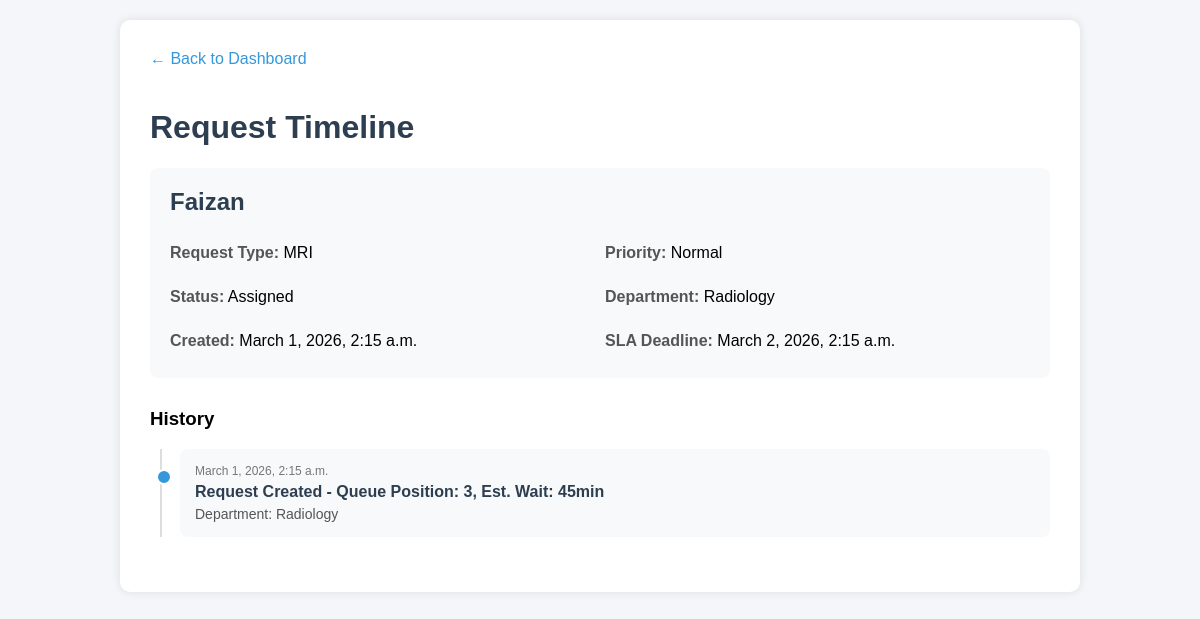
The app's page /timeline/10/ with its own data.
### core/models.py (models this page shows, shortened)
class Request(models.Model):
    STATUS_CHOICES = [
        ('Assigned', 'Assigned'),
        ('In Progress', 'In Progress'),
        ('Completed', 'Completed'),
        ('Closed', 'Closed'),
    ]
    PRIORITY_CHOICES = [
        ('Normal', 'Normal'),
        ('Emergency', 'Emergency'),
    ]
    CATEGORY_CHOICES = [
        ('Outpatient', 'Outpatient'),
        ('Inpatient', 'Inpatient'),
        ('Emergency', 'Emergency'),
        ('Follow-up', 'Follow-up'),
    ]
    patient_name = models.CharField(
        max_length=100,
        help_text="Patient full name"
    )
    request_type = models.CharField(
        max_length=100,
        help_text="Type of medical service requested"
    )
    priority = models.CharField(
        max_length=20,
        choices=PRIORITY_CHOICES,
        default='Normal',
        help_text="Request priority level"
    )
    category = models.CharField(
        max_length=20,
        choices=CATEGORY_CHOICES,
        default='Outpatient',
        help_text="Request category"
    )
    status = models.CharField(
        max_length=50,
        choices=STATUS_CHOICES,
        default='Assigned',
        help_text="Current request status"
    )
    assigned_department = models.ForeignKey(
        Department,
        on_delete=models.SET_NULL,
        null=True,
        blank=True,
        related_name='assigned_requests',
        help_text="Department handling this request"
    )
    queue_position = models.PositiveIntegerField(
        default=0,
        help_text="Position in department queue"
    )
    estimated_wait_time = models.PositiveIntegerField(
        default=0,
        help_text="Estimated wait time in minutes"
    )
    assigned_at = models.DateTimeField(
        null=True,
        blank=True,
        help_text="When request was assigned to department"
    )
    in_progress_at = models.DateTimeField(
        null=True,
        blank=True,
        help_text="When request status changed to In Progress"
    )
    completed_at = models.DateTimeField(
        null=True,
        blank=True,
        help_text="When request was completed"
    )
    sla_deadline = models.DateTimeField(
        null=True,
        blank=True,
        help_text="Service Level Agreement deadline"
    )
    is_escalated = models.BooleanField(
        default=False,
        help_text="Whether request has been escalated"
    )
    escalation_reason = models.TextField(
        blank=True,
        help_text="Reason for escalation"
    )
    notes = models.TextField(
        blank=True,
        help_text="Additional notes"
    )
    created_at = models.DateTimeField(auto_now_add=True)
    updated_at = models.DateTimeField(auto_now=True)
    class Meta:
        ordering = ['-priority', 'queue_position', '-created_at']
        indexes = [
            models.Index(fields=['status']),
            models.Index(fields=['priority']),
            models.Index(fields=['request_type']),
            models.Index(fields=['created_at']),
            models.Index(fields=['patient_name']),
            models.Index(fields=['category']),
            models.Index(fields=['queue_position']),
            models.Index(fields=['is_escalated']),
        ]
    @property
    def is_sla_breached(self):
        if self.sla_deadline and timezone.now() > self.sla_deadline:
            return True
        return False

class Department(models.Model):
    name = models.CharField(
        max_length=100,
        unique=True,
        help_text="Department name"
    )
    current_load = models.IntegerField(
        default=0,
        validators=[
            MinValueValidator(0, message="Load cannot be negative"),
        ],
        help_text="Current number of active requests"
    )
    threshold = models.IntegerField(
        default=5,
        validators=[
            MinValueValidator(1, message="Threshold must be at least 1"),
            MaxValueValidator(100, message="Threshold cannot exceed 100"),
        ],
        help_text="Maximum capacity before overload"
    )
    sla_hours = models.PositiveIntegerField(
        default=24,
        help_text="SLA target time in hours"
    )
    description = models.TextField(
        blank=True,
        default='',
        help_text="Department description"
    )
    is_active = models.BooleanField(
        default=True,
        help_text="Whether department is active"
    )
    created_at = models.DateTimeField(auto_now_add=True, null=True)
    updated_at = models.DateTimeField(auto_now=True, null=True)
    class Meta:
        ordering = ['name']
        indexes = [
            models.Index(fields=['name']),
            models.Index(fields=['is_active']),
        ]
    def __str__(self):
        return self.name

class RequestHistory(models.Model):
    request = models.ForeignKey(
        Request,
        on_delete=models.CASCADE,
        related_name='history',
        help_text="The request this history belongs to"
    )
    department = models.ForeignKey(
        Department,
        on_delete=models.SET_NULL,
        null=True,
        blank=True,
        related_name='request_history',
        help_text="Department at time of this history entry"
    )
    status = models.CharField(
        max_length=100,
        help_text="Status at this point in history"
    )
    notes = models.TextField(
        blank=True,
        help_text="Additional notes for this history entry"
    )
    timestamp = models.DateTimeField(auto_now_add=True)
    class Meta:
        ordering = ['-timestamp']
        verbose_name_plural = 'Request histories'
        indexes = [
            models.Index(fields=['request', '-timestamp']),
        ]

### core/views.py (the view)
# urls.py: path('timeline/<int:request_id>/', views.request_timeline, name='timeline'),
def request_timeline(request, request_id):
    req = get_object_or_404(Request, id=request_id)
    history = RequestHistory.objects.filter(request=req).order_by("timestamp")
    progress = get_request_progress(req)
    return render(request, "timeline.html", {
        "request_obj": req,
        "history": history,
        "progress": progress,
    })

### core/templates/timeline.html (shortened to what this page needs)
<!DOCTYPE html>
<html>
<head>
</head>
<body>
<div class="container">
    <a href="/" class="back-link">&larr; Back to Dashboard</a>
    <h1>Request Timeline</h1>
    <div class="request-info">
        <h2>{{ request_obj.patient_name }}</h2>
        <div class="info-grid">
            <div class="info-item">
                <span class="info-label">Request Type:</span> {{ request_obj.request_type }}
            </div>
            <div class="info-item">
                <span class="info-label">Priority:</span> {{ request_obj.priority }}
            </div>
            <div class="info-item">
                <span class="info-label">Status:</span> {{ request_obj.status }}
            </div>
            <div class="info-item">
                <span class="info-label">Department:</span> {{ request_obj.assigned_department|default:"Not assigned" }}
            </div>
            <div class="info-item">
                <span class="info-label">Created:</span> {{ request_obj.created_at }}
            </div>
            <div class="info-item">
                <span class="info-label">SLA Deadline:</span>
                {% if request_obj.sla_deadline %}
                    {{ request_obj.sla_deadline }}
                {% else %}
                    Not set
                {% endif %}
            </div>
        </div>
    </div>
    <h3>History</h3>
    <div class="timeline">
        {% for entry in history %}
        <div class="timeline-item
            {% if request_obj.is_sla_breached and forloop.last %}sla-breached{% endif %}">
            <div class="timeline-time">{{ entry.timestamp }}</div>
            <div class="timeline-status">{{ entry.status }}</div>
            {% if entry.department %}
            <div class="timeline-dept">Department: {{ entry.department.name }}</div>
            {% endif %}
        </div>
        {% empty %}
        <p>No history available.</p>
        {% endfor %}
    </div>
</div>
</body>
</html>

### core/templates/timeline.html (style rules this page uses)
body { font-family: Arial, sans-serif; background: #f4f6f9; margin: 0; padding: 20px; }
.container { max-width: 900px; margin: auto; background: white; padding: 30px; border-radius: 10px; box-shadow: 0px 0px 10px rgba(0,0,0,0.1); }
h1 { color: #2c3e50; }
.back-link { display: inline-block; margin-bottom: 20px; text-decoration: none; color: #3498db; }
.request-info { background: #f8f9fa; padding: 20px; border-radius: 8px; margin-bottom: 30px; }
.request-info h2 { margin-top: 0; color: #2c3e50; }
.info-grid { display: grid; grid-template-columns: repeat(2, 1fr); gap: 10px; }
.info-item { padding: 8px 0; }
.info-label { font-weight: bold; color: #555; }
.timeline { position: relative; padding-left: 30px; }
.timeline::before { content: ''; position: absolute; left: 10px; top: 0; bottom: 0; width: 2px; background: #ddd; }
.timeline-item { position: relative; margin-bottom: 25px; padding: 15px; background: #f8f9fa; border-radius: 8px; }
.timeline-item::before { content: ''; position: absolute; left: -24px; top: 20px; width: 12px; height: 12px; border-radius: 50%; background: #3498db; border: 2px solid white; }
.timeline-time { font-size: 12px; color: #777; margin-bottom: 5px; }
.timeline-status { font-weight: bold; color: #2c3e50; margin-bottom: 5px; }
.timeline-dept { font-size: 14px; color: #555; }

### records on screen
Request: patient_name "Faizan", request_type "MRI", priority "Normal", status "Assigned", assigned_department "Radiology", created_at "March 1, 2026, 2:15 a.m.", sla_deadline "March 2, 2026, 2:15 a.m."
RequestHistory: timestamp "March 1, 2026, 2:15 a.m.", status "Request Created - Queue Position: 3, Est. Wait: 45min", department.name "Radiology"
